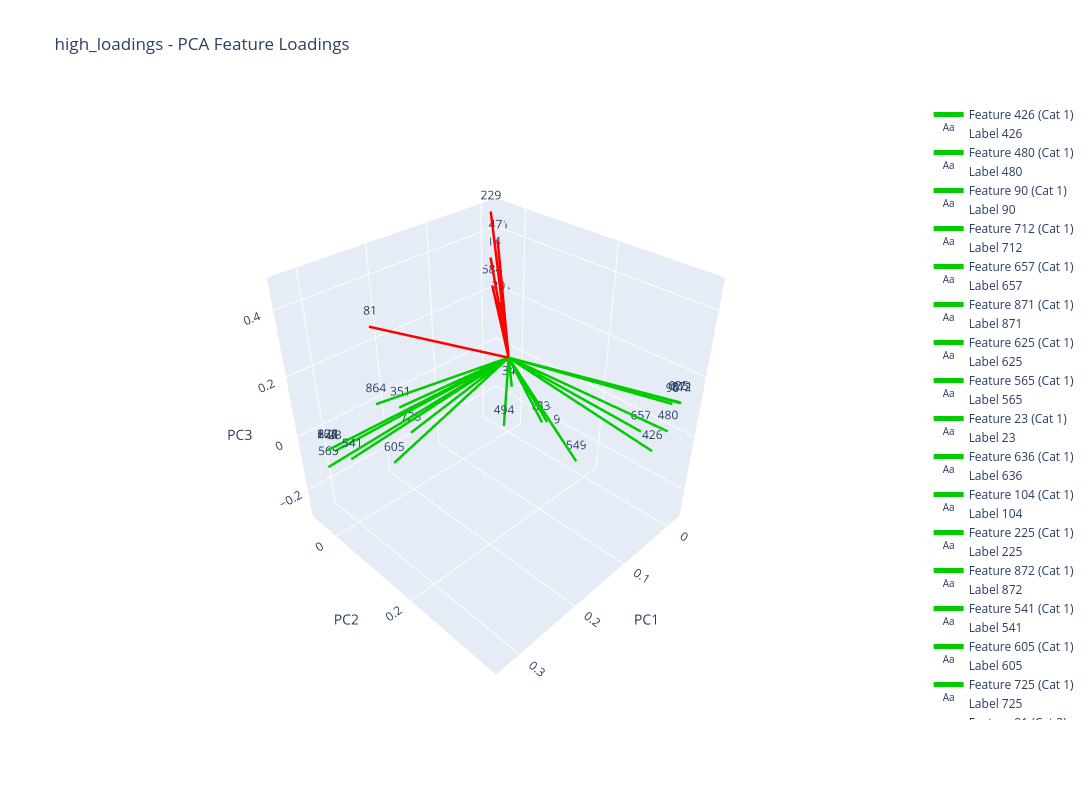

Notebook source saved alongside this figure:
### Markdown cell above
## 15.10 high_loadings 3D visualisation

### Code cell
# From the loadings dataframe:high_loadings
plot_pca_feature_loadings(high_loadings, results_high_loadings_Loadings['high_loadings_loadings_df'],
                                                analysis_results_high_loadings,"high_loadings", plot_3d=True)

### Figure 1 — Plotly figure (JSON) as saved in the notebook; plotly's stock layout.template omitted (floating-point values rounded to 4 significant figures)
{"data": [{"line": {"color": "#00CC00", "width": 5}, "mode": "lines", "name": "Feature 426 (Cat 1)", "type": "scatter3d", "x": [0, 0.002418], "y": [0, 0.3379], "z": [0, -0.06208]}, {"mode": "text", "name": "Label 426", "text": ["426"], "textposition": "top center", "type": "scatter3d", "x": [0.002418], "y": [0.3379], "z": [-0.06208]}, {"line": {"color": "#00CC00", "width": 5}, "mode": "lines", "name": "Feature 480 (Cat 1)", "type": "scatter3d", "x": [0, -0.007584], "y": [0, 0.3539], "z": [0, 0.01245]}, {"mode": "text", "name": "Label 480", "text": ["480"], "textposition": "top center", "type": "scatter3d", "x": [-0.007584], "y": [0.3539], "z": [0.01245]}, {"line": {"color": "#00CC00", "width": 5}, "mode": "lines", "name": "Feature 90 (Cat 1)", "type": "scatter3d", "x": [0, 0.005636], "y": [0, 0.3634], "z": [0, 0.1288]}, {"mode": "text", "name": "Label 90", "text": ["90"], "textposition": "top center", "type": "scatter3d", "x": [0.005636], "y": [0.3634], "z": [0.1288]}, {"line": {"color": "#00CC00", "width": 5}, "mode": "lines", "name": "Feature 712 (Cat 1)", "type": "scatter3d", "x": [0, 0.001479], "y": [0, 0.3747], "z": [0, 0.1365]}, {"mode": "text", "name": "Label 712", "text": ["712"], "textposition": "top center", "type": "scatter3d", "x": [0.001479], "y": [0.3747], "z": [0.1365]}, {"line": {"color": "#00CC00", "width": 5}, "mode": "lines", "name": "Feature 657 (Cat 1)", "type": "scatter3d", "x": [0, -0.01097], "y": [0, 0.3014], "z": [0, -0.04029]}, {"mode": "text", "name": "Label 657", "text": ["657"], "textposition": "top center", "type": "scatter3d", "x": [-0.01097], "y": [0.3014], "z": [-0.04029]}, {"line": {"color": "#00CC00", "width": 5}, "mode": "lines", "name": "Feature 871 (Cat 1)", "type": "scatter3d", "x": [0, 0.0008129], "y": [0, 0.3744], "z": [0, 0.1374]}, {"mode": "text", "name": "Label 871", "text": ["871"], "textposition": "top center", "type": "scatter3d", "x": [0.0008129], "y": [0.3744], "z": [0.1374]}, {"line": {"color": "#00CC00", "width": 5}, "mode": "lines", "name": "Feature 625 (Cat 1)", "type": "scatter3d", "x": [0, -0.0002862], "y": [0, 0.3686], "z": [0, 0.1339]}, {"mode": "text", "name": "Label 625", "text": ["625"], "textposition": "top center", "type": "scatter3d", "x": [-0.0002862], "y": [0.3686], "z": [0.1339]}, {"line": {"color": "#00CC00", "width": 5}, "mode": "lines", "name": "Feature 565 (Cat 1)", "type": "scatter3d", "x": [0, 0.3279], "y": [0, -0.0119], "z": [0, -0.06555]}, {"mode": "text", "name": "Label 565", "text": ["565"], "textposition": "top center", "type": "scatter3d", "x": [0.3279], "y": [-0.0119], "z": [-0.06555]}, {"line": {"color": "#00CC00", "width": 5}, "mode": "lines", "name": "Feature 23 (Cat 1)", "type": "scatter3d", "x": [0, 0.3103], "y": [0, -0.02234], "z": [0, -0.03976]}, {"mode": "text", "name": "Label 23", "text": ["23"], "textposition": "top center", "type": "scatter3d", "x": [0.3103], "y": [-0.02234], "z": [-0.03976]}, {"line": {"color": "#00CC00", "width": 5}, "mode": "lines", "name": "Feature 636 (Cat 1)", "type": "scatter3d", "x": [0, 0.3267], "y": [0, -0.007934], "z": [0, -0.002483]}, {"mode": "text", "name": "Label 636", "text": ["636"], "textposition": "top center", "type": "scatter3d", "x": [0.3267], "y": [-0.007934], "z": [-0.002483]}, {"line": {"color": "#00CC00", "width": 5}, "mode": "lines", "name": "Feature 104 (Cat 1)", "type": "scatter3d", "x": [0, 0.3267], "y": [0, -0.007934], "z": [0, -0.002483]}, {"mode": "text", "name": "Label 104", "text": ["104"], "textposition": "top center", "type": "scatter3d", "x": [0.3267], "y": [-0.007934], "z": [-0.002483]}, {"line": {"color": "#00CC00", "width": 5}, "mode": "lines", "name": "Feature 225 (Cat 1)", "type": "scatter3d", "x": [0, 0.3267], "y": [0, -0.007934], "z": [0, -0.002483]}, {"mode": "text", "name": "Label 225", "text": ["225"], "textposition": "top center", "type": "scatter3d", "x": [0.3267], "y": [-0.007934], "z": [-0.002483]}, {"line": {"color": "#00CC00", "width": 5}, "mode": "lines", "name": "Feature 872 (Cat 1)", "type": "scatter3d", "x": [0, 0.3267], "y": [0, -0.007934], "z": [0, -0.002483]}, {"mode": "text", "name": "Label 872", "text": ["872"], "textposition": "top center", "type": "scatter3d", "x": [0.3267], "y": [-0.007934], "z": [-0.002483]}, {"line": {"color": "#00CC00", "width": 5}, "mode": "lines", "name": "Feature 541 (Cat 1)", "type": "scatter3d", "x": [0, 0.3122], "y": [0, 0.02948], "z": [0, -0.01529]}, {"mode": "text", "name": "Label 541", "text": ["541"], "textposition": "top center", "type": "scatter3d", "x": [0.3122], "y": [0.02948], "z": [-0.01529]}, {"line": {"color": "#00CC00", "width": 5}, "mode": "lines", "name": "Feature 605 (Cat 1)", "type": "scatter3d", "x": [0, 0.2373], "y": [0, 0.01251], "z": [0, -0.139]}, {"mode": "text", "name": "Label 605", "text": ["605"], "textposition": "top center", "type": "scatter3d", "x": [0.2373], "y": [0.01251], "z": [-0.139]}, {"line": {"color": "#00CC00", "width": 5}, "mode": "lines", "name": "Feature 725 (Cat 1)", "type": "scatter3d", "x": [0, 0.1875], "y": [0, -0.01564], "z": [0, -0.1091]}, {"mode": "text", "name": "Label 725", "text": ["725"], "textposition": "top center", "type": "scatter3d", "x": [0.1875], "y": [-0.01564], "z": [-0.1091]}, {"line": {"color": "#FF0000", "width": 5}, "mode": "lines", "name": "Feature 81 (Cat 3)", "type": "scatter3d", "x": [0, 0.2225], "y": [0, -0.04548], "z": [0, 0.2729]}, {"mode": "text", "name": "Label 81", "text": ["81"], "textposition": "top center", "type": "scatter3d", "x": [0.2225], "y": [-0.04548], "z": [0.2729]}, {"line": {"color": "#00CC00", "width": 5}, "mode": "lines", "name": "Feature 864 (Cat 1)", "type": "scatter3d", "x": [0, 0.2336], "y": [0, -0.02967], "z": [0, 0.03545]}, {"mode": "text", "name": "Label 864", "text": ["864"], "textposition": "top center", "type": "scatter3d", "x": [0.2336], "y": [-0.02967], "z": [0.03545]}, {"line": {"color": "#00CC00", "width": 5}, "mode": "lines", "name": "Feature 494 (Cat 1)", "type": "scatter3d", "x": [0, 0.1894], "y": [0, 0.2189], "z": [0, 0.1314]}, {"mode": "text", "name": "Label 494", "text": ["494"], "textposition": "top center", "type": "scatter3d", "x": [0.1894], "y": [0.2189], "z": [0.1314]}, {"line": {"color": "#00CC00", "width": 5}, "mode": "lines", "name": "Feature 351 (Cat 1)", "type": "scatter3d", "x": [0, 0.1959], "y": [0, -0.02915], "z": [0, -0.01631]}, {"mode": "text", "name": "Label 351", "text": ["351"], "textposition": "top center", "type": "scatter3d", "x": [0.1959], "y": [-0.02915], "z": [-0.01631]}, {"line": {"color": "#00CC00", "width": 5}, "mode": "lines", "name": "Feature 549 (Cat 1)", "type": "scatter3d", "x": [0, -0.009792], "y": [0, 0.1705], "z": [0, -0.2823]}, {"mode": "text", "name": "Label 549", "text": ["549"], "textposition": "top center", "type": "scatter3d", "x": [-0.009792], "y": [0.1705], "z": [-0.2823]}, {"line": {"color": "#00CC00", "width": 5}, "mode": "lines", "name": "Feature 91 (Cat 1)", "type": "scatter3d", "x": [0, -0.01917], "y": [0, 0.1157], "z": [0, -0.2371]}, {"mode": "text", "name": "Label 91", "text": ["91"], "textposition": "top center", "type": "scatter3d", "x": [-0.01917], "y": [0.1157], "z": [-0.2371]}, {"line": {"color": "#00CC00", "width": 5}, "mode": "lines", "name": "Feature 334 (Cat 1)", "type": "scatter3d", "x": [0, -0.01671], "y": [0, 0.08592], "z": [0, -0.2048]}, {"mode": "text", "name": "Label 334", "text": ["334"], "textposition": "top center", "type": "scatter3d", "x": [-0.01671], "y": [0.08592], "z": [-0.2048]}, {"line": {"color": "#00CC00", "width": 5}, "mode": "lines", "name": "Feature 678 (Cat 1)", "type": "scatter3d", "x": [0, -0.01879], "y": [0, 0.07078], "z": [0, -0.2227]}, {"mode": "text", "name": "Label 678", "text": ["678"], "textposition": "top center", "type": "scatter3d", "x": [-0.01879], "y": [0.07078], "z": [-0.2227]}, {"line": {"color": "#FF0000", "width": 5}, "mode": "lines", "name": "Feature 229 (Cat 3)", "type": "scatter3d", "x": [0, -0.008719], "y": [0, -0.05793], "z": [0, 0.4664]}, {"mode": "text", "name": "Label 229", "text": ["229"], "textposition": "top center", "type": "scatter3d", "x": [-0.008719], "y": [-0.05793], "z": [0.4664]}, {"line": {"color": "#FF0000", "width": 5}, "mode": "lines", "name": "Feature 471 (Cat 3)", "type": "scatter3d", "x": [0, -0.01207], "y": [0, -0.04484], "z": [0, 0.3782]}, {"mode": "text", "name": "Label 471", "text": ["471"], "textposition": "top center", "type": "scatter3d", "x": [-0.01207], "y": [-0.04484], "z": [0.3782]}, {"line": {"color": "#FF0000", "width": 5}, "mode": "lines", "name": "Feature 214 (Cat 3)", "type": "scatter3d", "x": [0, -0.007572], "y": [0, -0.05746], "z": [0, 0.3179]}, {"mode": "text", "name": "Label 214", "text": ["214"], "textposition": "top center", "type": "scatter3d", "x": [-0.007572], "y": [-0.05746], "z": [0.3179]}, {"line": {"color": "#FF0000", "width": 5}, "mode": "lines", "name": "Feature 201 (Cat 3)", "type": "scatter3d", "x": [0, -0.01279], "y": [0, -0.03764], "z": [0, 0.1711]}, {"mode": "text", "name": "Label 201", "text": ["201"], "textposition": "top center", "type": "scatter3d", "x": [-0.01279], "y": [-0.03764], "z": [0.1711]}, {"line": {"color": "#FF0000", "width": 5}, "mode": "lines", "name": "Feature 584 (Cat 3)", "type": "scatter3d", "x": [0, -0.002836], "y": [0, -0.04733], "z": [0, 0.2314]}, {"mode": "text", "name": "Label 584", "text": ["584"], "textposition": "top center", "type": "scatter3d", "x": [-0.002836], "y": [-0.04733], "z": [0.2314]}, {"line": {"color": "#00CC00", "width": 5}, "mode": "lines", "name": "Feature 342 (Cat 1)", "type": "scatter3d", "x": [0, -0.01688], "y": [0, -0.01051], "z": [0, -0.1408]}, {"mode": "text", "name": "Label 342", "text": ["342"], "textposition": "top center", "type": "scatter3d", "x": [-0.01688], "y": [-0.01051], "z": [-0.1408]}], "layout": {"height": 800, "scene": {"aspectmode": "cube", "camera": {"center": {"x": 0, "y": 0, "z": 0}, "eye": {"x": 1.5, "y": 1.5, "z": 1.5}, "up": {"x": 0, "y": 0, "z": 1}}, "xaxis": {"title": {"text": "PC1"}}, "yaxis": {"title": {"text": "PC2"}}, "zaxis": {"title": {"text": "PC3"}}}, "showlegend": true, "title": {"text": "high_loadings - PCA Feature Loadings"}, "width": 1200}}
